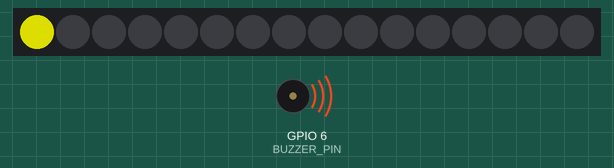
A program run on a simulated ESP32-C3. Shown: 16 RGB LEDs in strip order, left to right, buzzer (waves = sounding). Dim RGB values are drawn brighter than linear; random numbers use the default seed unless the program sets one.

Above: at 0.15 s.
At 19.4 s:
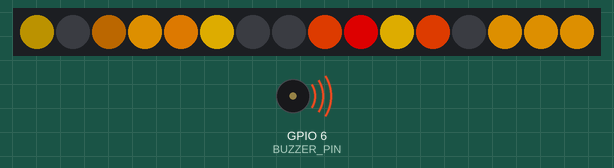
At 26.91 s:
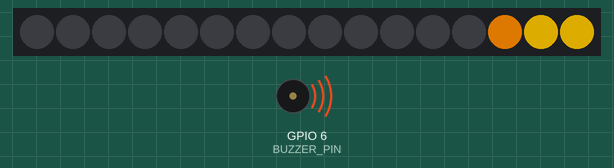
At 39.13 s:
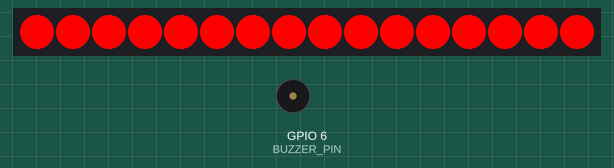
Timing chart, 0 to 40.0 s (numbered marks = the images above):
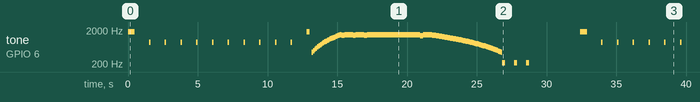

Measured:
- by itself, tone on GPIO 6 (BUZZER_PIN): plays 1760 Hz for 0.50 s, 880 Hz for 0.10 s, 880 Hz for 0.10 s, 880 Hz for 0.10 s, 880 Hz for 0.10 s, 880 Hz for 0.10 s … (109 notes in this stretch)

The program:

main.cpp
```cpp
#include <Adafruit_NeoPixel.h>

// Definicje pinów
#define LED_PIN 20   // 8   // Pin do którego podłączone są LEDy
#define BUZZER_PIN 6 // Pin do którego podłączony jest buzzer
#define NUM_LEDS 16  // Liczba LEDów w pasku

// Utworzenie obiektu NeoPixel
Adafruit_NeoPixel strip = Adafruit_NeoPixel(NUM_LEDS, LED_PIN, NEO_GRB + NEO_KHZ800);

// Kolory używane w animacji
const uint32_t FLAME_COLORS[] = {
    strip.Color(255, 0, 0),   // Czerwony
    strip.Color(255, 69, 0),  // Pomarańczowo-czerwony
    strip.Color(255, 140, 0), // Ciemnopomarańczowy
    strip.Color(255, 165, 0), // Pomarańczowy
    strip.Color(255, 200, 0), // Jasnopomarańczowy
    strip.Color(255, 220, 50) // Żółto-pomarańczowy
};
const int NUM_COLORS = sizeof(FLAME_COLORS) / sizeof(FLAME_COLORS[0]);

// Częstotliwości dźwięków dla efektu startowego
const int SOUND_FREQUENCIES[] = {440, 880, 1320, 2200, 2640};

// Add these constants at the top of the file
const float NASA_ENGINE_FREQUENCY = 3000.0f; // Hz
const float NASA_ENGINE_AMPLITUDE = 0.8f;    // 0.0 to 1.0
const float NASA_RUMBLE_FREQUENCY = 100.0f;  // Low frequency rumble
const float SAMPLE_RATE = 44100.0f;          // Standard audio sample rate

#ifndef M_PI
#define M_PI 3.14159265358979323846
#endif

class NASAEngineSound
{
private:
  float currentPhase = 0.0f;
  float rumblePhase = 0.0f;
  float currentFrequency = NASA_ENGINE_FREQUENCY;
  float currentAmplitude = NASA_ENGINE_AMPLITUDE;

public:
  float generateSample(float deltaTime)
  {
    // Main engine whine
    float mainSound = sin(2.0f * M_PI * currentFrequency * currentPhase);

    // Low frequency rumble
    float rumble = sin(2.0f * M_PI * NASA_RUMBLE_FREQUENCY * rumblePhase);

    // Combine sounds with different weights
    float combinedSound = (mainSound * 0.7f + rumble * 0.3f) * currentAmplitude;

    // Update phases
    currentPhase += deltaTime;
    rumblePhase += deltaTime;

    // Wrap phases to prevent floating point precision issues
    if (currentPhase > 1.0f)
      currentPhase -= 1.0f;
    if (rumblePhase > 1.0f)
      rumblePhase -= 1.0f;

    return combinedSound;
  }

  void setThrottle(float throttleLevel)
  {
    // Adjust frequency based on throttle (0.0 to 1.0)
    currentFrequency = 3000.0f + (throttleLevel * 2000.0f);
    currentAmplitude = 0.3f + (throttleLevel * 0.5f);
  }
};

// Dodajemy nowe stałe dla dźwięków
const int COUNTDOWN_BEEP = 880; // Dźwięk odliczania (A5)
const int WARNING_BEEP = 1760;  // Dźwięk ostrzegawczy (A6)
const int ENGINE_START = 440;   // Podstawowy ton silnika (A4)

void setup()
{
  // Inicjalizacja paska LED
  strip.begin();
  strip.show();
  strip.setBrightness(150); // Zwiększamy jasność do 150/255

  // Inicjalizacja buzzera
  pinMode(BUZZER_PIN, OUTPUT);
}

// Funkcja generująca losowy kolor płomienia
uint32_t getRandomFlameColor()
{
  return FLAME_COLORS[random(NUM_COLORS)];
}

// Funkcja pomocnicza do przyciemniania koloru (przenosimy przed chaseEffect)
uint32_t dimColor(uint32_t color, float factor)
{
  uint8_t r = ((color >> 16) & 0xFF) * factor;
  uint8_t g = ((color >> 8) & 0xFF) * factor;
  uint8_t b = (color & 0xFF) * factor;
  return strip.Color(r, g, b);
}

// Funkcja symulująca efekt płomienia
void updateFlameEffect(int intensity)
{
  // Najpierw ustawiamy wszystkie LEDy
  for (int i = 0; i < NUM_LEDS; i++)
  {
    // Odwracamy indeks, żeby efekt szedł od dołu (LED_PIN jest na dole rakiety)
    int ledIndex = NUM_LEDS - 1 - i;

    // Intensywność jest większa dla dolnych LEDów
    int adjustedIntensity = intensity * (1.0 - (float)i / NUM_LEDS * 0.3);

    // Zawsze zapalamy dolne LEDy (teraz to będą te z większymi indeksami)
    if (i < 3 || random(100) < adjustedIntensity)
    {
      uint32_t color = getRandomFlameColor();

      // Górne LEDy są przyciemnione (teraz to te z mniejszymi indeksami)
      if (i > NUM_LEDS - 4)
      {
        uint8_t r = (uint8_t)((color >> 16) & 0xFF) * 0.5;
        uint8_t g = (uint8_t)((color >> 8) & 0xFF) * 0.5;
        uint8_t b = (uint8_t)(color & 0xFF) * 0.5;
        color = strip.Color(r, g, b);
      }

      strip.setPixelColor(ledIndex, color);
    }
    else
    {
      strip.setPixelColor(ledIndex, 0); // Wyłączony LED
    }
  }
  strip.show();
  delay(50); // Dodajemy małe opóźnienie dla lepszego efektu migotania
}

// Funkcja odtwarzająca dźwięk startu
void playStartSound(int duration, int frequency)
{
  tone(BUZZER_PIN, frequency, duration);
}

// Nowa funkcja do efektu pulsowania
void pulseEffect(uint32_t color, int duration)
{
  for (int brightness = 0; brightness <= 255; brightness += 15)
  {
    strip.fill(color);
    strip.setBrightness(brightness);
    strip.show();
    delay(duration / 32);
  }
  for (int brightness = 255; brightness >= 0; brightness -= 15)
  {
    strip.fill(color);
    strip.setBrightness(brightness);
    strip.show();
    delay(duration / 32);
  }
  strip.setBrightness(150); // Przywracamy domyślną jasność
}

// Nowa funkcja do efektu przesuwania się światła
void chaseEffect(uint32_t color, int duration)
{
  // Definiujemy kolory dla efektu
  uint32_t yellow = strip.Color(255, 255, 0); // Żółty
  uint32_t orange = strip.Color(255, 165, 0); // Pomarańczowy
  uint32_t red = strip.Color(255, 0, 0);      // Czerwony

  for (int i = 0; i < NUM_LEDS; i++)
  {
    strip.clear();

    // Główny pixel w kolorze żółtym
    strip.setPixelColor(i, yellow);

    if (i > 0)
      strip.setPixelColor(i - 1, orange); // Pierwszy ślad pomarańczowy

    if (i > 1)
      strip.setPixelColor(i - 2, dimColor(red, 0.3)); // Drugi ślad czerwony, przyciemniony

    strip.show();
    delay(duration / NUM_LEDS);
  }
}

void loop()
{
  // Efekt przygotowania do startu
  tone(BUZZER_PIN, WARNING_BEEP, 500);
  for (int i = 0; i < 3; i++)
  {
    chaseEffect(strip.Color(255, 255, 0), 500);
  }
  noTone(BUZZER_PIN);

  // Sekwencja startowa - odliczanie NASA style (T-10 do T-0)
  for (int countdown = 10; countdown >= 0; countdown--)
  {
    // Sygnał dźwiękowy odliczania
    if (countdown > 0)
    {
      tone(BUZZER_PIN, COUNTDOWN_BEEP, 100);
    }
    else
    {
      // Specjalny sygnał dla T-0
      tone(BUZZER_PIN, WARNING_BEEP, 200);
    }

    // Efekt świetlny dla każdej sekundy
    if (countdown > 0)
    {
      pulseEffect(strip.Color(255, 0, 0), 900); // Czerwony puls
    }
    else
    {
      pulseEffect(strip.Color(255, 255, 255), 100); // Biały puls
      pulseEffect(strip.Color(255, 0, 0), 100);     // Czerwony puls
    }

    delay(100);
  }

  // Sekwencja startowa - narastanie mocy
  for (int intensity = 0; intensity <= 100; intensity += 5)
  {
    // Zwiększamy częstotliwość dźwięku wraz z intensywnością
    int frequency = ENGINE_START + (intensity * 10);
    tone(BUZZER_PIN, frequency);
    updateFlameEffect(intensity);
    delay(50);
  }

  // Faza głównego ciągu
  for (int i = 0; i < 40; i++)
  {
    updateFlameEffect(100);

    // Efekt turbulencji
    if (i % 5 == 0)
    {
      strip.setBrightness(200);
      // Dodajemy lekką modulację dźwięku
      tone(BUZZER_PIN, ENGINE_START + 1000 + random(-100, 100));
      delay(50);
      strip.setBrightness(150);
    }
    else
    {
      tone(BUZZER_PIN, ENGINE_START + 1000);
    }

    delay(100);
  }

  // Faza wygaszania
  for (int intensity = 100; intensity >= 0; intensity -= 2)
  {
    // Zmniejszamy częstotliwość dźwięku wraz z intensywnością
    int frequency = ENGINE_START + (intensity * 10);
    tone(BUZZER_PIN, frequency);
    updateFlameEffect(intensity);
    delay(50);
  }
  noTone(BUZZER_PIN);

  // Efekt końcowy - delikatne migotanie
  for (int i = 0; i < 3; i++)
  {
    tone(BUZZER_PIN, ENGINE_START / 2, 200);
    pulseEffect(strip.Color(255, 69, 0), 500);
    delay(300);
  }

  // Wyciszamy buzzer na wszelki wypadek
  noTone(BUZZER_PIN);

  // Pauza przed kolejnym startem
  strip.clear();
  strip.show();
  delay(3000);
}
```
